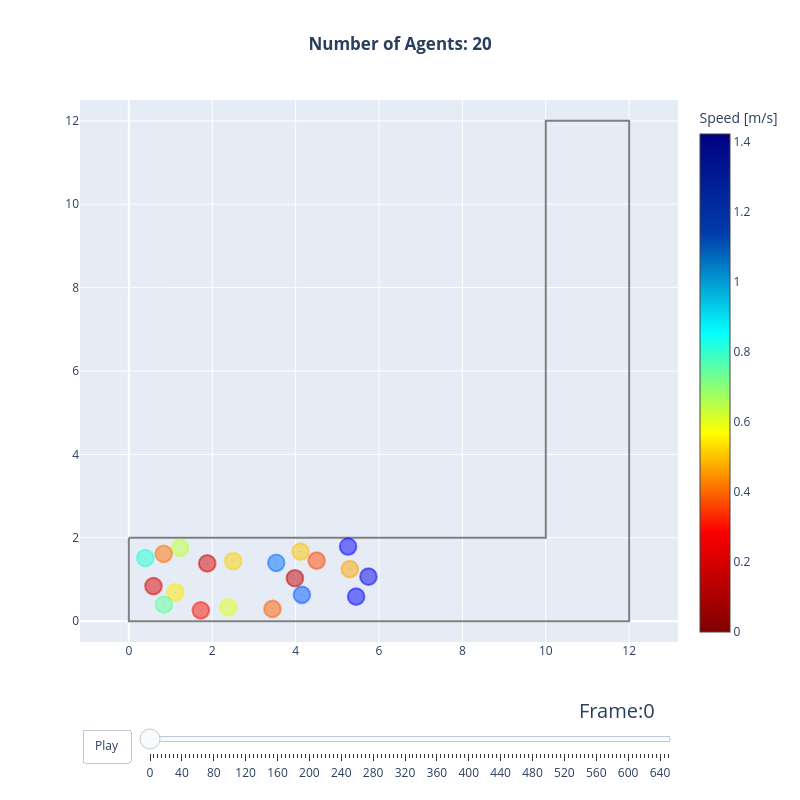

Here is the notebook cell this chart was saved with:
### Markdown cell above
## Visualizing the Trajectories

### Code cell
trajectory_data, walkable_area = read_sqlite_file(trajectory_file)
animate(trajectory_data, walkable_area, every_nth_frame=5)

### Figure 1 — Plotly figure (JSON) as saved in the notebook; plotly's stock layout.template omitted (floating-point values rounded to 4 significant figures)
{"data": [{"hoverinfo": "name", "line": {"color": "grey"}, "mode": "lines", "name": "Exterior", "showlegend": false, "x": [0.0, 0.0, 12.0, 12.0, 10.0, 10.0, 0.0], "y": [2.0, 0.0, 0.0, 12.0, 12.0, 2.0, 2.0], "type": "scatter"}, {"hoverinfo": "none", "marker": {"cmax": 1.421, "cmin": 0, "color": [0.5507, 0.5862, 0.6854, 0.8325, 0.2564, 1.266, 0.2603, 1.307, 1.153, 0.5346, 1.275, 0.2969, 0.3995, 1.125, 0.2322, 0.4236, 0.6353, 0.3692, 0.4924, 0.9242], "colorbar": {"title": {"text": "Speed [m/s]"}}, "colorscale": [[0.0, "rgb(128,0,0)"], [0.2, "rgb(250,0,0)"], [0.4, "rgb(255,255,0)"], [0.6, "rgb(5,255,255)"], [0.8, "rgb(0,60,170)"], [1.0, "rgb(0,0,131)"]], "size": [0.4, 0.4, 0.4, 0.4, 0.4, 0.4, 0.4, 0.4, 0.4, 0.4, 0.4, 0.4, 0.4, 0.4, 0.4, 0.4, 0.4, 0.4, 0.4, 0.4]}, "mode": "markers", "showlegend": false, "text": [0.5507, 0.5862, 0.6854, 0.8325, 0.2564, 1.266, 0.2603, 1.307, 1.153, 0.5346, 1.275, 0.2969, 0.3995, 1.125, 0.2322, 0.4236, 0.6353, 0.3692, 0.4924, 0.9242], "x": [2.502, 1.118, 1.227, 0.8423, 1.881, 5.258, 0.5901, 5.747, 4.151, 4.119, 5.452, 1.727, 3.445, 3.536, 3.983, 0.8357, 2.386, 4.505, 5.3, 0.396], "y": [1.441, 0.6911, 1.756, 0.3962, 1.385, 1.789, 0.8422, 1.066, 0.631, 1.669, 0.5872, 0.2601, 0.2935, 1.4, 1.03, 1.615, 0.3307, 1.452, 1.247, 1.511], "type": "scatter"}, {"hoverinfo": "text", "marker": {"opacity": 1, "size": 1}, "mode": "markers", "showlegend": false, "text": ["ID: 41, Pos(2.50,1.44)"], "x": [2.502], "y": [1.441], "type": "scatter"}, {"hoverinfo": "text", "marker": {"opacity": 1, "size": 1}, "mode": "markers", "showlegend": false, "text": ["ID: 42, Pos(1.12,0.69)"], "x": [1.118], "y": [0.6911], "type": "scatter"}, {"hoverinfo": "text", "marker": {"opacity": 1, "size": 1}, "mode": "markers", "showlegend": false, "text": ["ID: 43, Pos(1.23,1.76)"], "x": [1.227], "y": [1.756], "type": "scatter"}, {"hoverinfo": "text", "marker": {"opacity": 1, "size": 1}, "mode": "markers", "showlegend": false, "text": ["ID: 44, Pos(0.84,0.40)"], "x": [0.8423], "y": [0.3962], "type": "scatter"}, {"hoverinfo": "text", "marker": {"opacity": 1, "size": 1}, "mode": "markers", "showlegend": false, "text": ["ID: 45, Pos(1.88,1.38)"], "x": [1.881], "y": [1.385], "type": "scatter"}, {"hoverinfo": "text", "marker": {"opacity": 1, "size": 1}, "mode": "markers", "showlegend": false, "text": ["ID: 46, Pos(5.26,1.79)"], "x": [5.258], "y": [1.789], "type": "scatter"}, {"hoverinfo": "text", "marker": {"opacity": 1, "size": 1}, "mode": "markers", "showlegend": false, "text": ["ID: 47, Pos(0.59,0.84)"], "x": [0.5901], "y": [0.8422], "type": "scatter"}, {"hoverinfo": "text", "marker": {"opacity": 1, "size": 1}, "mode": "markers", "showlegend": false, "text": ["ID: 48, Pos(5.75,1.07)"], "x": [5.747], "y": [1.066], "type": "scatter"}, {"hoverinfo": "text", "marker": {"opacity": 1, "size": 1}, "mode": "markers", "showlegend": false, "text": ["ID: 49, Pos(4.15,0.63)"], "x": [4.151], "y": [0.631], "type": "scatter"}, {"hoverinfo": "text", "marker": {"opacity": 1, "size": 1}, "mode": "markers", "showlegend": false, "text": ["ID: 50, Pos(4.12,1.67)"], "x": [4.119], "y": [1.669], "type": "scatter"}, {"hoverinfo": "text", "marker": {"opacity": 1, "size": 1}, "mode": "markers", "showlegend": false, "text": ["ID: 51, Pos(5.45,0.59)"], "x": [5.452], "y": [0.5872], "type": "scatter"}, {"hoverinfo": "text", "marker": {"opacity": 1, "size": 1}, "mode": "markers", "showlegend": false, "text": ["ID: 52, Pos(1.73,0.26)"], "x": [1.727], "y": [0.2601], "type": "scatter"}, {"hoverinfo": "text", "marker": {"opacity": 1, "size": 1}, "mode": "markers", "showlegend": false, "text": ["ID: 53, Pos(3.44,0.29)"], "x": [3.445], "y": [0.2935], "type": "scatter"}, {"hoverinfo": "text", "marker": {"opacity": 1, "size": 1}, "mode": "markers", "showlegend": false, "text": ["ID: 54, Pos(3.54,1.40)"], "x": [3.536], "y": [1.4], "type": "scatter"}, {"hoverinfo": "text", "marker": {"opacity": 1, "size": 1}, "mode": "markers", "showlegend": false, "text": ["ID: 55, Pos(3.98,1.03)"], "x": [3.983], "y": [1.03], "type": "scatter"}, {"hoverinfo": "text", "marker": {"opacity": 1, "size": 1}, "mode": "markers", "showlegend": false, "text": ["ID: 56, Pos(0.84,1.61)"], "x": [0.8357], "y": [1.615], "type": "scatter"}, {"hoverinfo": "text", "marker": {"opacity": 1, "size": 1}, "mode": "markers", "showlegend": false, "text": ["ID: 57, Pos(2.39,0.33)"], "x": [2.386], "y": [0.3307], "type": "scatter"}, {"hoverinfo": "text", "marker": {"opacity": 1, "size": 1}, "mode": "markers", "showlegend": false, "text": ["ID: 58, Pos(4.50,1.45)"], "x": [4.505], "y": [1.452], "type": "scatter"}, {"hoverinfo": "text", "marker": {"opacity": 1, "size": 1}, "mode": "markers", "showlegend": false, "text": ["ID: 59, Pos(5.30,1.25)"], "x": [5.3], "y": [1.247], "type": "scatter"}, {"hoverinfo": "text", "marker": {"opacity": 1, "size": 1}, "mode": "markers", "showlegend": false, "text": ["ID: 60, Pos(0.40,1.51)"], "x": [0.396], "y": [1.511], "type": "scatter"}], "layout": {"shapes": [{"fillcolor": "rgba(255, 208, 0, 0.5)", "line": {"color": "rgba(255, 208, 0, 0.5)"}, "type": "circle", "x0": 2.302, "x1": 2.702, "xref": "x", "y0": 1.241, "y1": 1.641, "yref": "y"}, {"fillcolor": "rgba(255, 234, 0, 0.5)", "line": {"color": "rgba(255, 234, 0, 0.5)"}, "type": "circle", "x0": 0.9176, "x1": 1.318, "xref": "x", "y0": 0.4911, "y1": 0.8911, "yref": "y"}, {"fillcolor": "rgba(193, 255, 54, 0.5)", "line": {"color": "rgba(193, 255, 54, 0.5)"}, "type": "circle", "x0": 1.027, "x1": 1.427, "xref": "x", "y0": 1.556, "y1": 1.956, "yref": "y"}, {"fillcolor": "rgba(96, 255, 151, 0.5)", "line": {"color": "rgba(96, 255, 151, 0.5)"}, "type": "circle", "x0": 0.6423, "x1": 1.042, "xref": "x", "y0": 0.1962, "y1": 0.5962, "yref": "y"}, {"fillcolor": "rgba(214, 0, 0, 0.5)", "line": {"color": "rgba(214, 0, 0, 0.5)"}, "type": "circle", "x0": 1.681, "x1": 2.081, "xref": "x", "y0": 1.185, "y1": 1.585, "yref": "y"}, {"fillcolor": "rgba(0, 0, 255, 0.5)", "line": {"color": "rgba(0, 0, 255, 0.5)"}, "type": "circle", "x0": 5.058, "x1": 5.458, "xref": "x", "y0": 1.589, "y1": 1.989, "yref": "y"}, {"fillcolor": "rgba(218, 0, 0, 0.5)", "line": {"color": "rgba(218, 0, 0, 0.5)"}, "type": "circle", "x0": 0.3901, "x1": 0.7901, "xref": "x", "y0": 0.6422, "y1": 1.042, "yref": "y"}, {"fillcolor": "rgba(0, 0, 232, 0.5)", "line": {"color": "rgba(0, 0, 232, 0.5)"}, "type": "circle", "x0": 5.547, "x1": 5.947, "xref": "x", "y0": 0.8663, "y1": 1.266, "yref": "y"}, {"fillcolor": "rgba(0, 88, 255, 0.5)", "line": {"color": "rgba(0, 88, 255, 0.5)"}, "type": "circle", "x0": 3.951, "x1": 4.351, "xref": "x", "y0": 0.431, "y1": 0.831, "yref": "y"}, {"fillcolor": "rgba(255, 193, 0, 0.5)", "line": {"color": "rgba(255, 193, 0, 0.5)"}, "type": "circle", "x0": 3.919, "x1": 4.319, "xref": "x", "y0": 1.469, "y1": 1.869, "yref": "y"}, {"fillcolor": "rgba(0, 0, 255, 0.5)", "line": {"color": "rgba(0, 0, 255, 0.5)"}, "type": "circle", "x0": 5.252, "x1": 5.652, "xref": "x", "y0": 0.3872, "y1": 0.7872, "yref": "y"}, {"fillcolor": "rgba(250, 15, 0, 0.5)", "line": {"color": "rgba(250, 15, 0, 0.5)"}, "type": "circle", "x0": 1.527, "x1": 1.927, "xref": "x", "y0": 0.06006, "y1": 0.4601, "yref": "y"}, {"fillcolor": "rgba(255, 93, 0, 0.5)", "line": {"color": "rgba(255, 93, 0, 0.5)"}, "type": "circle", "x0": 3.245, "x1": 3.645, "xref": "x", "y0": 0.09346, "y1": 0.4935, "yref": "y"}, {"fillcolor": "rgba(0, 112, 255, 0.5)", "line": {"color": "rgba(0, 112, 255, 0.5)"}, "type": "circle", "x0": 3.336, "x1": 3.736, "xref": "x", "y0": 1.2, "y1": 1.6, "yref": "y"}, {"fillcolor": "rgba(191, 0, 0, 0.5)", "line": {"color": "rgba(191, 0, 0, 0.5)"}, "type": "circle", "x0": 3.783, "x1": 4.183, "xref": "x", "y0": 0.8298, "y1": 1.23, "yref": "y"}, {"fillcolor": "rgba(255, 111, 0, 0.5)", "line": {"color": "rgba(255, 111, 0, 0.5)"}, "type": "circle", "x0": 0.6357, "x1": 1.036, "xref": "x", "y0": 1.415, "y1": 1.815, "yref": "y"}, {"fillcolor": "rgba(225, 255, 22, 0.5)", "line": {"color": "rgba(225, 255, 22, 0.5)"}, "type": "circle", "x0": 2.186, "x1": 2.586, "xref": "x", "y0": 0.1307, "y1": 0.5307, "yref": "y"}, {"fillcolor": "rgba(255, 71, 0, 0.5)", "line": {"color": "rgba(255, 71, 0, 0.5)"}, "type": "circle", "x0": 4.305, "x1": 4.705, "xref": "x", "y0": 1.252, "y1": 1.652, "yref": "y"}, {"fillcolor": "rgba(255, 163, 0, 0.5)", "line": {"color": "rgba(255, 163, 0, 0.5)"}, "type": "circle", "x0": 5.1, "x1": 5.5, "xref": "x", "y0": 1.047, "y1": 1.447, "yref": "y"}, {"fillcolor": "rgba(35, 255, 212, 0.5)", "line": {"color": "rgba(35, 255, 212, 0.5)"}, "type": "circle", "x0": 0.196, "x1": 0.596, "xref": "x", "y0": 1.311, "y1": 1.711, "yref": "y"}, {"line": {"color": "black", "width": 3}, "type": "line", "x0": 2.502, "x1": 2.502, "y0": 1.441, "y1": 1.441}, {"line": {"color": "black", "width": 3}, "type": "line", "x0": 1.118, "x1": 1.118, "y0": 0.6911, "y1": 0.6911}, {"line": {"color": "black", "width": 3}, "type": "line", "x0": 1.227, "x1": 1.227, "y0": 1.756, "y1": 1.756}, {"line": {"color": "black", "width": 3}, "type": "line", "x0": 0.8423, "x1": 0.8423, "y0": 0.3962, "y1": 0.3962}, {"line": {"color": "white", "width": 3}, "type": "line", "x0": 1.881, "x1": 1.881, "y0": 1.385, "y1": 1.385}, {"line": {"color": "white", "width": 3}, "type": "line", "x0": 5.258, "x1": 5.258, "y0": 1.789, "y1": 1.789}, {"line": {"color": "white", "width": 3}, "type": "line", "x0": 0.5901, "x1": 0.5901, "y0": 0.8422, "y1": 0.8422}, {"line": {"color": "white", "width": 3}, "type": "line", "x0": 5.747, "x1": 5.747, "y0": 1.066, "y1": 1.066}, {"line": {"color": "white", "width": 3}, "type": "line", "x0": 4.151, "x1": 4.151, "y0": 0.631, "y1": 0.631}, {"line": {"color": "black", "width": 3}, "type": "line", "x0": 4.119, "x1": 4.119, "y0": 1.669, "y1": 1.669}, {"line": {"color": "white", "width": 3}, "type": "line", "x0": 5.452, "x1": 5.452, "y0": 0.5872, "y1": 0.5872}, {"line": {"color": "white", "width": 3}, "type": "line", "x0": 1.727, "x1": 1.727, "y0": 0.2601, "y1": 0.2601}, {"line": {"color": "black", "width": 3}, "type": "line", "x0": 3.445, "x1": 3.445, "y0": 0.2935, "y1": 0.2935}, {"line": {"color": "white", "width": 3}, "type": "line", "x0": 3.536, "x1": 3.536, "y0": 1.4, "y1": 1.4}, {"line": {"color": "white", "width": 3}, "type": "line", "x0": 3.983, "x1": 3.983, "y0": 1.03, "y1": 1.03}, {"line": {"color": "black", "width": 3}, "type": "line", "x0": 0.8357, "x1": 0.8357, "y0": 1.615, "y1": 1.615}, {"line": {"color": "black", "width": 3}, "type": "line", "x0": 2.386, "x1": 2.386, "y0": 0.3307, "y1": 0.3307}, {"line": {"color": "white", "width": 3}, "type": "line", "x0": 4.505, "x1": 4.505, "y0": 1.452, "y1": 1.452}, {"line": {"color": "black", "width": 3}, "type": "line", "x0": 5.3, "x1": 5.3, "y0": 1.247, "y1": 1.247}, {"line": {"color": "black", "width": 3}, "type": "line", "x0": 0.396, "x1": 0.396, "y0": 1.511, "y1": 1.511}], "title": {"text": "<b>Number of Agents: 20</b>", "x": 0.5}, "xaxis": {"range": [-0.5, 12.5]}, "yaxis": {"scaleanchor": "x", "scaleratio": 1, "range": [-0.5, 12.5]}, "updatemenus": [{"buttons": [{"args": [null, {"frame": {"duration": 100, "redraw": true}, "fromcurrent": true}], "label": "Play", "method": "animate"}], "direction": "left", "pad": {"r": 10, "t": 87}, "showactive": false, "type": "buttons", "x": 0.1, "xanchor": "right", "y": 0, "yanchor": "top"}], "sliders": [{"active": 0, "currentvalue": {"font": {"size": 20}, "prefix": "Frame:", "visible": true, "xanchor": "right"}, "len": 0.9, "pad": {"b": 10, "t": 50}, "steps": [{"args": [["0"], {"frame": {"duration": 100, "redraw": true}, "mode": "immediate", "transition": {"duration": 500}}], "label": "0", "method": "animate"}, {"args": [["5"], {"frame": {"duration": 100, "redraw": true}, "mode": "immediate", "transition": {"duration": 500}}], "label": "5", "method": "animate"}, {"args": [["10"], {"frame": {"duration": 100, "redraw": true}, "mode": "immediate", "transition": {"duration": 500}}], "label": "10", "method": "animate"}, {"args": [["15"], {"frame": {"duration": 100, "redraw": true}, "mode": "immediate", "transition": {"duration": 500}}], "label": "15", "method": "animate"}, {"args": [["20"], {"frame": {"duration": 100, "redraw": true}, "mode": "immediate", "transition": {"duration": 500}}], "label": "20", "method": "animate"}, {"args": [["25"], {"frame": {"duration": 100, "redraw": true}, "mode": "immediate", "transition": {"duration": 500}}], "label": "25", "method": "animate"}, {"args": [["30"], {"frame": {"duration": 100, "redraw": true}, "mode": "immediate", "transition": {"duration": 500}}], "label": "30", "method": "animate"}, {"args": [["35"], {"frame": {"duration": 100, "redraw": true}, "mode": "immediate", "transition": {"duration": 500}}], "label": "35", "method": "animate"}, {"args": [["40"], {"frame": {"duration": 100, "redraw": true}, "mode": "immediate", "transition": {"duration": 500}}], "label": "40", "method": "animate"}, {"args": [["45"], {"frame": {"duration": 100, "redraw": true}, "mode": "immediate", "transition": {"duration": 500}}], "label": "45", "method": "animate"}, {"args": [["50"], {"frame": {"duration": 100, "redraw": true}, "mode": "immediate", "transition": {"duration": 500}}], "label": "50", "method": "animate"}, {"args": [["55"], {"frame": {"duration": 100, "redraw": true}, "mode": "immediate", "transition": {"duration": 500}}], "label": "55", "method": "animate"}, {"args": [["60"], {"frame": {"duration": 100, "redraw": true}, "mode": "immediate", "transition": {"duration": 500}}], "label": "60", "method": "animate"}, {"args": [["65"], {"frame": {"duration": 100, "redraw": true}, "mode": "immediate", "transition": {"duration": 500}}], "label": "65", "method": "animate"}, {"args": [["70"], {"frame": {"duration": 100, "redraw": true}, "mode": "immediate", "transition": {"duration": 500}}], "label": "70", "method": "animate"}, {"args": [["75"], {"frame": {"duration": 100, "redraw": true}, "mode": "immediate", "transition": {"duration": 500}}], "label": "75", "method": "animate"}, {"args": [["80"], {"frame": {"duration": 100, "redraw": true}, "mode": "immediate", "transition": {"duration": 500}}], "label": "80", "method": "animate"}, {"args": [["85"], {"frame": {"duration": 100, "redraw": true}, "mode": "immediate", "transition": {"duration": 500}}], "label": "85", "method": "animate"}, {"args": [["90"], {"frame": {"duration": 100, "redraw": true}, "mode": "immediate", "transition": {"duration": 500}}], "label": "90", "method": "animate"}, {"args": [["95"], {"frame": {"duration": 100, "redraw": true}, "mode": "immediate", "transition": {"duration": 500}}], "label": "95", "method": "animate"}, {"args": [["100"], {"frame": {"duration": 100, "redraw": true}, "mode": "immediate", "transition": {"duration": 500}}], "label": "100", "method": "animate"}, {"args": [["105"], {"frame": {"duration": 100, "redraw": true}, "mode": "immediate", "transition": {"duration": 500}}], "label": "105", "method": "animate"}, {"args": [["110"], {"frame": {"duration": 100, "redraw": true}, "mode": "immediate", "transition": {"duration": 500}}], "label": "110", "method": "animate"}, {"args": [["115"], {"frame": {"duration": 100, "redraw": true}, "mode": "immediate", "transition": {"duration": 500}}], "label": "115", "method": "animate"}, {"args": [["120"], {"frame": {"duration": 100, "redraw": true}, "mode": "immediate", "transition": {"duration": 500}}], "label": "120", "method": "animate"}, {"args": [["125"], {"frame": {"duration": 100, "redraw": true}, "mode": "immediate", "transition": {"duration": 500}}], "label": "125", "method": "animate"}, {"args": [["130"], {"frame": {"duration": 100, "redraw": true}, "mode": "immediate", "transition": {"duration": 500}}], "label": "130", "method": "animate"}, {"args": [["135"], {"frame": {"duration": 100, "redraw": true}, "mode": "immediate", "transition": {"duration": 500}}], "label": "135", "method": "animate"}, {"args": [["140"], {"frame": {"duration": 100, "redraw": true}, "mode": "immediate", "transition": {"duration": 500}}], "label": "140", "method": "animate"}, {"args": [["145"], {"frame": {"duration": 100, "redraw": true}, "mode": "immediate", "transition": {"duration": 500}}], "label": "145", "method": "animate"}, {"args": [["150"], {"frame": {"duration": 100, "redraw": true}, "mode": "immediate", "transition": {"duration": 500}}], "label": "150", "method": "animate"}, {"args": [["155"], {"frame": {"duration": 100, "redraw": true}, "mode": "immediate", "transition": {"duration": 500}}], "label": "155", "method": "animate"}, {"args": [["160"], {"frame": {"duration": 100, "redraw": true}, "mode": "immediate", "transition": {"duration": 500}}], "label": "160", "method": "animate"}, {"args": [["165"], {"frame": {"duration": 100, "redraw": true}, "mode": "immediate", "transition": {"duration": 500}}], "label": "165", "method": "animate"}, {"args": [["170"], {"frame": {"duration": 100, "redraw": true}, "mode": "immediate", "transition": {"duration": 500}}], "label": "170", "method": "animate"}, {"args": [["175"], {"frame": {"duration": 100, "redraw": true}, "mode": "immediate", "transition": {"duration": 500}}], "label": "175", "method": "animate"}, {"args": [["180"], {"frame": {"duration": 100, "redraw": true}, "mode": "immediate", "transition": {"duration": 500}}], "label": "180", "method": "animate"}, {"args": [["185"], {"frame": {"duration": 100, "redraw": true}, "mode": "immediate", "transition": {"duration": 500}}], "label": "185", "method": "animate"}, {"args": [["190"], {"frame": {"duration": 100, "redraw": true}, "mode": "immediate", "transition": {"duration": 500}}], "label": "190", "method": "animate"}, {"args": [["195"], {"frame": {"duration": 100, "redraw": true}, "mode": "immediate", "transition": {"duration": 500}}], "label": "195", "method": "animate"}, {"args": [["200"], {"frame": {"duration": 100, "redraw": true}, "mode": "immediate", "transition": {"duration": 500}}], "label": "200", "method": "animate"}, {"args": [["205"], {"frame": {"duration": 100, "redraw": true}, "mode": "immediate", "transition": {"duration": 500}}], "label": "205", "method": "animate"}, {"args": [["210"], {"frame": {"duration": 100, "redraw": true}, "mode": "immediate", "transition": {"duration": 500}}], "label": "210", "method": "animate"}, {"args": [["215"], {"frame": {"duration": 100, "redraw": true}, "mode": "immediate", "transition": {"duration": 500}}], "label": "215", "method": "animate"}, {"args": [["220"], {"frame": {"duration": 100, "redraw": true}, "mode": "immediate", "transition": {"duration": 500}}], "label": "220", "method": "animate"}, {"args": [["225"], {"frame": {"duration": 100, "redraw": true}, "mode": "immediate", "transition": {"duration": 500}}], "label": "225", "method": "animate"}, {"args": [["230"], {"frame": {"duration": 100, "redraw": true}, "mode": "immediate", "transition": {"duration": 500}}], "label": "230", "method": "animate"}, {"args": [["235"], {"frame": {"duration": 100, "redraw": true}, "mode": "immediate", "transition": {"duration": 500}}], "label": "235", "method": "animate"}, {"args": [["240"], {"frame": {"duration": 100, "redraw": true}, "mode": "immediate", "transition": {"duration": 500}}], "label": "240", "method": "animate"}, {"args": [["245"], {"frame": {"duration": 100, "redraw": true}, "mode": "immediate", "transition": {"duration": 500}}], "label": "245", "method": "animate"}, {"args": [["250"], {"frame": {"duration": 100, "redraw": true}, "mode": "immediate", "transition": {"duration": 500}}], "label": "250", "method": "animate"}, {"args": [["255"], {"frame": {"duration": 100, "redraw": true}, "mode": "immediate", "transition": {"duration": 500}}], "label": "255", "method": "animate"}, {"args": [["260"], {"frame": {"duration": 100, "redraw": true}, "mode": "immediate", "transition": {"duration": 500}}], "label": "260", "method": "animate"}, {"args": [["265"], {"frame": {"duration": 100, "redraw": true}, "mode": "immediate", "transition": {"duration": 500}}], "label": "265", "method": "animate"}, {"args": [["270"], {"frame": {"duration": 100, "redraw": true}, "mode": "immediate", "transition": {"duration": 500}}], "label": "270", "method": "animate"}, {"args": [["275"], {"frame": {"duration": 100, "redraw": true}, "mode": "immediate", "transition": {"duration": 500}}], "label": "275", "method": "animate"}, {"args": [["280"], {"frame": {"duration": 100, "redraw": true}, "mode": "immediate", "transition": {"duration": 500}}], "label": "280", "method": "animate"}, {"args": [["285"], {"frame": {"duration": 100, "redraw": true}, "mode": "immediate", "transition": {"duration": 500}}], "label": "285", "method": "animate"}, {"args": [["290"], {"frame": {"duration": 100, "redraw": true}, "mode": "immediate", "transition": {"duration": 500}}], "label": "290", "method": "animate"}, {"args": [["295"], {"frame": {"duration": 100, "redraw": true}, "mode": "immediate", "transition": {"duration": 500}}], "label": "295", "method": "animate"}, {"args": [["300"], {"frame": {"duration": 100, "redraw": true}, "mode": "immediate", "transition": {"duration": 500}}], "label": "300", "method": "animate"}, {"args": [["305"], {"frame": {"duration": 100, "redraw": true}, "mode": "immediate", "transition": {"duration": 500}}], "label": "305", "method": "animate"}, {"args": [["310"], {"frame": {"duration": 100, "redraw": true}, "mode": "immediate", "transition": {"duration": 500}}], "label": "310", "method": "animate"}, {"args": [["315"], {"frame": {"duration": 100, "redraw": true}, "mode": "immediate", "transition": {"duration": 500}}], "label": "315", "method": "animate"}, {"args": [["320"], {"frame": {"duration": 100, "redraw": true}, "mode": "immediate", "transition": {"duration": 500}}], "label": "320", "method": "animate"}, {"args": [["325"], {"frame": {"duration": 100, "redraw": true}, "mode": "immediate", "transition": {"duration": 500}}], "label": "325", "method": "animate"}, {"args": [["330"], {"frame": {"duration": 100, "redraw": true}, "mode": "immediate", "transition": {"duration": 500}}], "label": "330", "method": "animate"}, {"args": [["335"], {"frame": {"duration": 100, "redraw": true}, "mode": "immediate", "transition": {"duration": 500}}], "label": "335", "method": "animate"}, {"args": [["340"], {"frame": {"duration": 100, "redraw": true}, "mode": "immediate", "transition": {"duration": 500}}], "label": "340", "method": "animate"}, {"args": [["345"], {"frame": {"duration": 100, "redraw": true}, "mode": "immediate", "transition": {"duration": 500}}], "label": "345", "method": "animate"}, {"args": [["350"], {"frame": {"duration": 100, "redraw": true}, "mode": "immediate", "transition": {"duration": 500}}], "label": "350", "method": "animate"}, {"args": [["355"], {"frame": {"duration": 100, "redraw": true}, "mode": "immediate", "transition": {"duration": 500}}], "label": "355", "method": "animate"}, {"args": [["360"], {"frame": {"duration": 100, "redraw": true}, "mode": "immediate", "transition": {"duration": 500}}], "label": "360", "method": "animate"}, {"args": [["365"], {"frame": {"duration": 100, "redraw": true}, "mode": "immediate", "transition": {"duration": 500}}], "label": "365", "method": "animate"}, {"args": [["370"], {"frame": {"duration": 100, "redraw": true}, "mode": "immediate", "transition": {"duration": 500}}], "label": "370", "method": "animate"}, {"args": [["375"], {"frame": {"duration": 100, "redraw": true}, "mode": "immediate", "transition": {"duration": 500}}], "label": "375", "method": "animate"}, {"args": [["380"], {"frame": {"duration": 100, "redraw": true}, "mode": "immediate", "transition": {"duration": 500}}], "label": "380", "method": "animate"}, {"args": [["385"], {"frame": {"duration": 100, "redraw": true}, "mode": "immediate", "transition": {"duration": 500}}], "label": "385", "method": "animate"}, {"args": [["390"], {"frame": {"duration": 100, "redraw": true}, "mode": "immediate", "transition": {"duration": 500}}], "label": "390", "method": "animate"}, {"args": [["395"], {"frame": {"duration": 100, "redraw": true}, "mode": "immediate", "transition": {"duration": 500}}], "label": "395", "method": "animate"}, {"args": [["400"], {"frame": {"duration": 100, "redraw": true}, "mode": "immediate", "transition": {"duration": 500}}], "label": "400", "method": "animate"}, {"args": [["405"], {"frame": {"duration": 100, "redraw": true}, "mode": "immediate", "transition": {"duration": 500}}], "label": "405", "method": "animate"}, {"args": [["410"], {"frame": {"duration": 100, "redraw": true}, "mode": "immediate", "transition": {"duration": 500}}], "label": "410", "method": "animate"}, {"args": [["415"], {"frame": {"duration": 100, "redraw": true}, "mode": "immediate", "transition": {"duration": 500}}], "label": "415", "method": "animate"}, {"args": [["420"], {"frame": {"duration": 100, "redraw": true}, "mode": "immediate", "transition": {"duration": 500}}], "label": "420", "method": "animate"}, {"args": [["425"], {"frame": {"duration": 100, "redraw": true}, "mode": "immediate", "transition": {"duration": 500}}], "label": "425", "method": "animate"}, {"args": [["430"], {"frame": {"duration": 100, "redraw": true}, "mode": "immediate", "transition": {"duration": 500}}], "label": "430", "method": "animate"}, {"args": [["435"], {"frame": {"duration": 100, "redraw": true}, "mode": "immediate", "transition": {"duration": 500}}], "label": "435", "method": "animate"}, {"args": [["440"], {"frame": {"duration": 100, "redraw": true}, "mode": "immediate", "transition": {"duration": 500}}], "label": "440", "method": "animate"}, {"args": [["445"], {"frame": {"duration": 100, "redraw": true}, "mode": "immediate", "transition": {"duration": 500}}], "label": "445", "method": "animate"}, {"args": [["450"], {"frame": {"duration": 100, "redraw": true}, "mode": "immediate", "transition": {"duration": 500}}], "label": "450", "method": "animate"}, {"args": [["455"], {"frame": {"duration": 100, "redraw": true}, "mode": "immediate", "transition": {"duration": 500}}], "label": "455", "method": "animate"}, {"args": [["460"], {"frame": {"duration": 100, "redraw": true}, "mode": "immediate", "transition": {"duration": 500}}], "label": "460", "method": "animate"}, {"args": [["465"], {"frame": {"duration": 100, "redraw": true}, "mode": "immediate", "transition": {"duration": 500}}], "label": "465", "method": "animate"}, {"args": [["470"], {"frame": {"duration": 100, "redraw": true}, "mode": "immediate", "transition": {"duration": 500}}], "label": "470", "method": "animate"}, {"args": [["475"], {"frame": {"duration": 100, "redraw": true}, "mode": "immediate", "transition": {"duration": 500}}], "label": "475", "method": "animate"}, {"args": [["480"], {"frame": {"duration": 100, "redraw": true}, "mode": "immediate", "transition": {"duration": 500}}], "label": "480", "method": "animate"}, {"args": [["485"], {"frame": {"duration": 100, "redraw": true}, "mode": "immediate", "transition": {"duration": 500}}], "label": "485", "method": "animate"}, {"args": [["490"], {"frame": {"duration": 100, "redraw": true}, "mode": "immediate", "transition": {"duration": 500}}], "label": "490", "method": "animate"}, {"args": [["495"], {"frame": {"duration": 100, "redraw": true}, "mode": "immediate", "transition": {"duration": 500}}], "label": "495", "method": "animate"}, {"args": [["500"], {"frame": {"duration": 100, "redraw": true}, "mode": "immediate", "transition": {"duration": 500}}], "label": "500", "method": "animate"}, {"args": [["505"], {"frame": {"duration": 100, "redraw": true}, "mode": "immediate", "transition": {"duration": 500}}], "label": "505", "method": "animate"}, {"args": [["510"], {"frame": {"duration": 100, "redraw": true}, "mode": "immediate", "transition": {"duration": 500}}], "label": "510", "method": "animate"}, {"args": [["515"], {"frame": {"duration": 100, "redraw": true}, "mode": "immediate", "transition": {"duration": 500}}], "label": "515", "method": "animate"}, {"args": [["520"], {"frame": {"duration": 100, "redraw": true}, "mode": "immediate", "transition": {"duration": 500}}], "label": "520", "method": "animate"}, {"args": [["525"], {"frame": {"duration": 100, "redraw": true}, "mode": "immediate", "transition": {"duration": 500}}], "label": "525", "method": "animate"}, {"args": [["530"], {"frame": {"duration": 100, "redraw": true}, "mode": "immediate", "transition": {"duration": 500}}], "label": "530", "method": "animate"}, {"args": [["535"], {"frame": {"duration": 100, "redraw": true}, "mode": "immediate", "transition": {"duration": 500}}], "label": "535", "method": "animate"}, {"args": [["540"], {"frame": {"duration": 100, "redraw": true}, "mode": "immediate", "transition": {"duration": 500}}], "label": "540", "method": "animate"}, {"args": [["545"], {"frame": {"duration": 100, "redraw": true}, "mode": "immediate", "transition": {"duration": 500}}], "label": "545", "method": "animate"}, {"args": [["550"], {"frame": {"duration": 100, "redraw": true}, "mode": "immediate", "transition": {"duration": 500}}], "label": "550", "method": "animate"}, {"args": [["555"], {"frame": {"duration": 100, "redraw": true}, "mode": "immediate", "transition": {"duration": 500}}], "label": "555", "method": "animate"}, {"args": [["560"], {"frame": {"duration": 100, "redraw": true}, "mode": "immediate", "transition": {"duration": 500}}], "label": "560", "method": "animate"}, {"args": [["565"], {"frame": {"duration": 100, "redraw": true}, "mode": "immediate", "transition": {"duration": 500}}], "label": "565", "method": "animate"}, {"args": [["570"], {"frame": {"duration": 100, "redraw": true}, "mode": "immediate", "transition": {"duration": 500}}], "label": "570", "method": "animate"}, {"args": [["575"], {"frame": {"duration": 100, "redraw": true}, "mode": "immediate", "transition": {"duration": 500}}], "label": "575", "method": "animate"}, {"args": [["580"], {"frame": {"duration": 100, "redraw": true}, "mode": "immediate", "transition": {"duration": 500}}], "label": "580", "method": "animate"}, {"args": [["585"], {"frame": {"duration": 100, "redraw": true}, "mode": "immediate", "transition": {"duration": 500}}], "label": "585", "method": "animate"}, {"args": [["590"], {"frame": {"duration": 100, "redraw": true}, "mode": "immediate", "transition": {"duration": 500}}], "label": "590", "method": "animate"}, {"args": [["595"], {"frame": {"duration": 100, "redraw": true}, "mode": "immediate", "transition": {"duration": 500}}], "label": "595", "method": "animate"}, {"args": [["600"], {"frame": {"duration": 100, "redraw": true}, "mode": "immediate", "transition": {"duration": 500}}], "label": "600", "method": "animate"}, {"args": [["605"], {"frame": {"duration": 100, "redraw": true}, "mode": "immediate", "transition": {"duration": 500}}], "label": "605", "method": "animate"}, {"args": [["610"], {"frame": {"duration": 100, "redraw": true}, "mode": "immediate", "transition": {"duration": 500}}], "label": "610", "method": "animate"}, {"args": [["615"], {"frame": {"duration": 100, "redraw": true}, "mode": "immediate", "transition": {"duration": 500}}], "label": "615", "method": "animate"}, {"args": [["620"], {"frame": {"duration": 100, "redraw": true}, "mode": "immediate", "transition": {"duration": 500}}], "label": "620", "method": "animate"}, {"args": [["625"], {"frame": {"duration": 100, "redraw": true}, "mode": "immediate", "transition": {"duration": 500}}], "label": "625", "method": "animate"}, {"args": [["630"], {"frame": {"duration": 100, "redraw": true}, "mode": "immediate", "transition": {"duration": 500}}], "label": "630", "method": "animate"}, {"args": [["635"], {"frame": {"duration": 100, "redraw": true}, "mode": "immediate", "transition": {"duration": 500}}], "label": "635", "method": "animate"}, {"args": [["640"], {"frame": {"duration": 100, "redraw": true}, "mode": "immediate", "transition": {"duration": 500}}], "label": "640", "method": "animate"}, {"args": [["645"], {"frame": {"duration": 100, "redraw": true}, "mode": "immediate", "transition": {"duration": 500}}], "label": "645", "method": "animate"}, {"args": [["650"], {"frame": {"duration": 100, "redraw": true}, "mode": "immediate", "transition": {"duration": 500}}], "label": "650", "method": "animate"}], "transition": {"duration": 100, "easing": "cubic-in-out"}, "x": 0.1, "xanchor": "left", "y": 0, "yanchor": "top"}], "autosize": false, "width": 800, "height": 800}}
